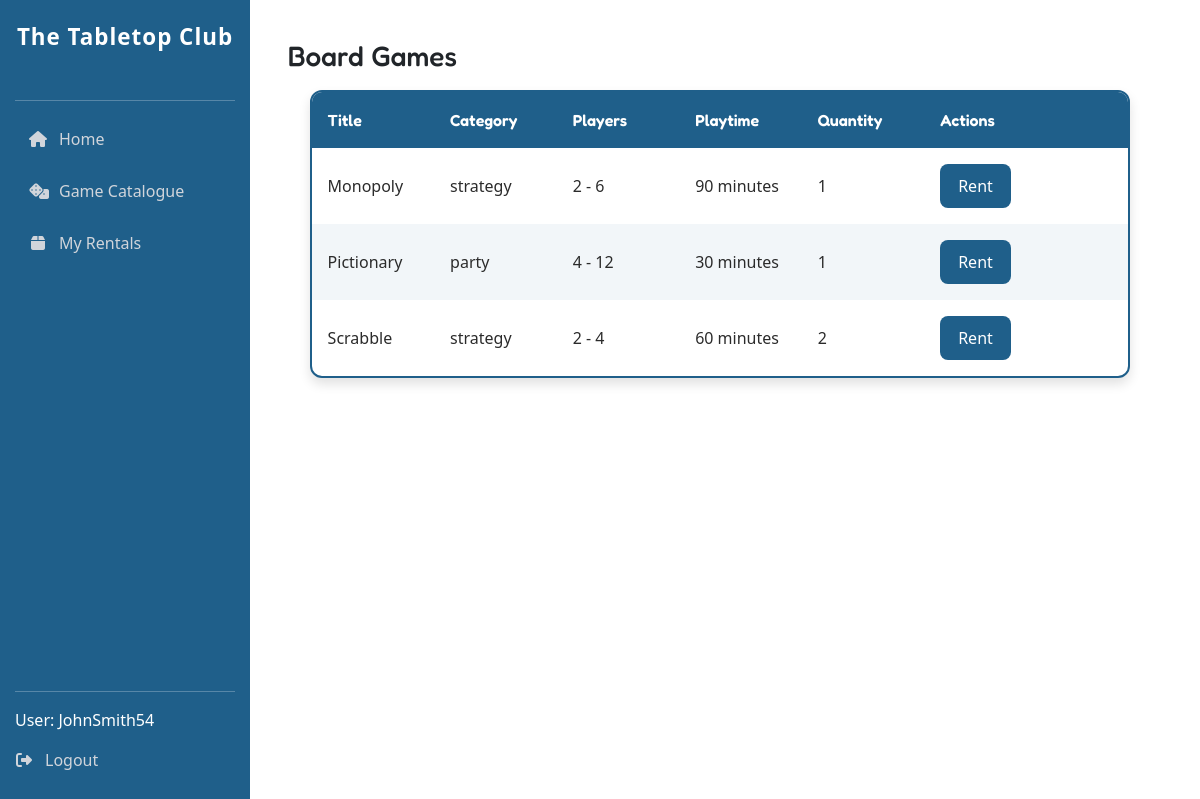
Before: /game_catalogue/ (signed in) with the older database file.
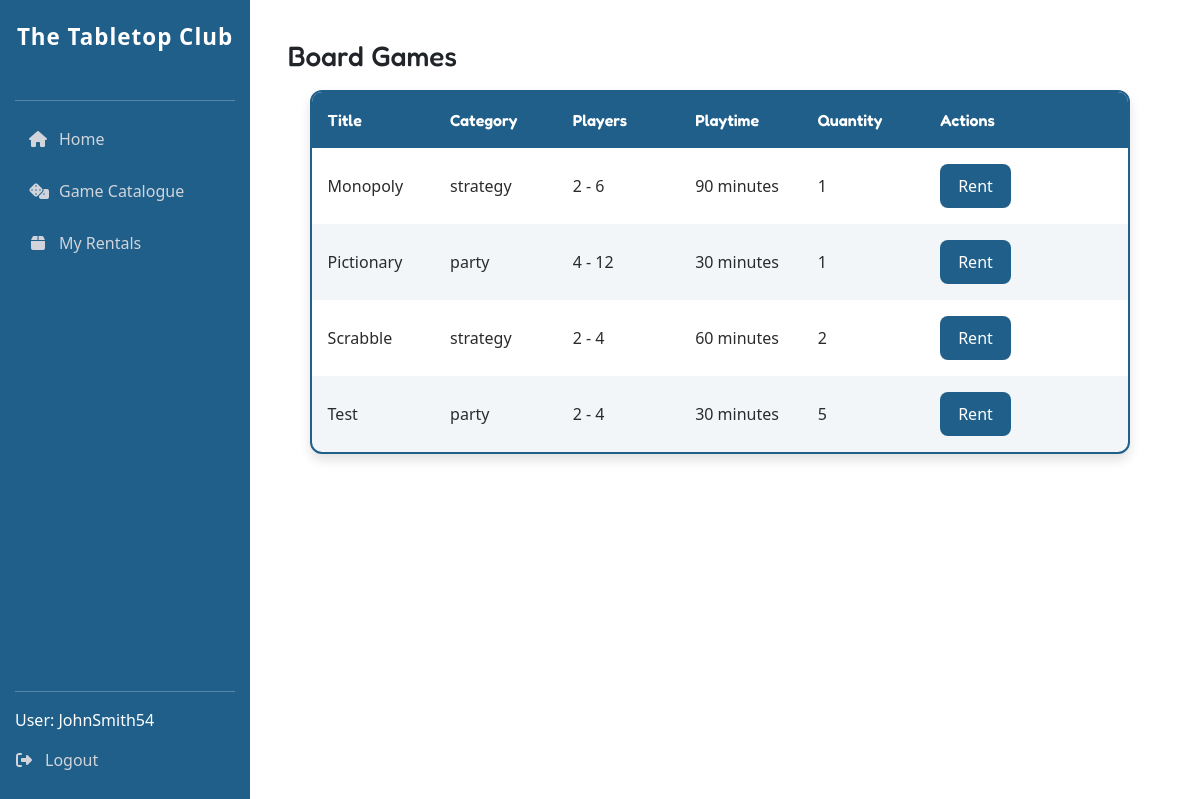
After: the same page with the newer database file.
### tabletop_club_app/models.py (models this page shows, shortened)
class BoardGame(models.Model):
    class Category(models.TextChoices):
        STRATEGY = 'strategy', 'Strategy'
        PARTY = 'party', 'Party'
    title = models.CharField(max_length=100, unique=True,)
    category = models.CharField(max_length=20, choices=Category.choices)
    min_players = models.PositiveIntegerField(validators=[MinValueValidator(1)])
    max_players = models.PositiveIntegerField(validators=[MinValueValidator(1)])
    playtime_minutes = models.PositiveIntegerField(validators=[MinValueValidator(1)])
    quantity = models.PositiveIntegerField(default=1, validators=[MinValueValidator(1)])
    class Meta:
        ordering = ['title']

### tabletop_club_app/views.py (the view)
# urls.py: path('game_catalogue/', views.game_catalogue, name='game_catalogue'),
@login_required
def game_catalogue(request):
    game_list = BoardGame.objects.all().order_by('title')
    return render(request, 'game_catalogue.html', {'games': game_list})

### tabletop_club_app/templates/game_catalogue.html (shortened to what this page needs)
{% extends 'base.html' %}
{% block content %}
<div class="container">
        <div class="board-games">
            <div class="game_header_table d-flex justify-content-between align-items-center flex-wrap gap-2 mb-3">
                <h3 class="mb-0">Board Games</h3>
            </div>
    {% if games %}
        <div class="table-wrapper">
            <table class="table_scroll">
                <thead>
                    <tr>
                        <th>Title</th>
                        <th>Category</th>
                        <th>Players</th>
                        <th>Playtime</th>
                        <th>Quantity</th>
                        <th>Actions</th>
                    </tr>
                </thead>
                <tbody>
                    {% for game in games %}
                        <tr>
                            <td>{{ game.title }}</td>
                            <td>{{ game.category }}</td>
                            <td>{{ game.min_players }} - {{ game.max_players }}</td>
                            <td>{{ game.playtime_minutes }} minutes</td>
                            <td>{{ game.quantity }}</td>
                            <td>
                            {% if user.is_staff %}
                                <a href="{% url 'edit_board_game' game.pk %}" class="btn-primary">Edit</a>
                                <a href="{% url 'delete_board_game' game.pk %}" class="btn-secondary">Delete</a>
                            {% else %}
                                <form method="post" action="{% url 'rent_game' game.id %}">
                                    <button type="submit" class="btn-primary">Rent</button>
                                </form>
                            {% endif %}
                            </td>
                        </tr>
                    {% endfor %}
                    </tbody>
                </table>
            </div>
        {% else %}
            <p class="text-muted mb-0">No games found.</p>
        {% endif %}
        </div>
    </div>
{% endblock %}

### tabletop_club_app/templates/base.html (shortened to what this page needs)
{% load static %}
<!DOCTYPE html>
<html lang="en">
    <head>
        <link rel="stylesheet" href="{% static 'stylesheet.css' %}"/>
        <link href="https://cdn.jsdelivr.net/npm/bootstrap@5.3.0/dist/css/bootstrap.min.css" rel="stylesheet">
    </head>
    <body>
        <div class="container-fluid">
            <div class="row">
                <div class="d-none d-lg-flex p-0">
                    <div class="sidebar-desktop">
                        <div class="sidebar-header">
                            <div class="sidebar-title">The Tabletop Club</div>
                        </div>
                        <hr>
                        <ul class="sidebar-nav">
                            <li>
                                {% if user.is_staff %}
                                <a class="sidebar-link" href="/admin_home">
                                {% else %}
                                <a class="sidebar-link" href="/member_home">
                                {% endif %}
                                    <i class="fa-solid fa-house"></i>
                                    <span>Home</span>
                                </a>
                            </li>
                            <li>
                                <a class="sidebar-link" href="/game_catalogue">
                                    <i class="fa-solid fa-dice"></i>
                                    <span>Game Catalogue</span>
                                </a>
                            </li>
                            {% if not user.is_staff %}
                            <li>
                                <a class="sidebar-link" href="/my_rentals">
                                    <i class="fa-solid fa-box"></i>
                                    <span>My Rentals</span>
                                </a>
                            </li>
                            {% endif %}
                        </ul>
                        <hr>
                        <div class="sidebar-footer">
                        <p>User: {{ request.user.username }}</p>
                        <form method="post" action="{% url 'logout' %}">
                            <button type="submit" class="sidebar-link logout-link logout-button">
                                <i class="fa-solid fa-right-from-bracket"></i>
                                <span>Logout</span>
                            </button>
                        </form>
                    </div>
                    </div>
                </div>
                <div class="main_body col p-4">
                    <div class="container-fluid">
                        <main>
                            {% block content %}{% endblock %}
                        </main>
                    </div>
                </div>
            </div>
        </div>
    </body>
</html>

### tabletop_club_app/static/stylesheet.css (style rules this page uses)
:root { --bg: #F6F3EA; --card: #FFFFFF; --primary: #1F5F8A; --secondary: #6BAED6; --success: #2E8B57; --success-secondary: #246C44; --success-bg: #e6f4ea; --danger: #E63946; --danger-secondary: #C52834; --danger-bg: #ffe5e5; --text: #2B2B2B; --shadow: 0 6px 12px rgba(0,0,0,0.12); }
body { font-family: "Inter", sans-serif; color: var(--text); background: var(--bg); }
h1, h2, h3, h4, h5 { font-family: "Fredoka", sans-serif; font-size: 1.8rem; font-weight: 600; }
.sidebar-desktop, .sidebar-mobile { position: fixed; top: 0; left: 0; height: 100vh; overflow-y: auto; z-index: 1050; }
@media (min-width: 1200px) and (max-width: 1399px) { .sidebar-desktop { width: 280px; } }
@media (min-width: 1200px) and (max-width: 1399px) { .main_body { margin-left: 280px; } }
@media (min-width: 992px) and (max-width: 1200px) { .sidebar-desktop { width: 240px; } }
@media (min-width: 992px) and (max-width: 1200px) { .main_body { margin-left: 240px; } }
.btn-primary { background: var(--primary); color: white; border: none; padding: 10px 18px; border-radius: 8px; font-weight: 500; text-decoration: none; }
.sidebar-desktop { width: 250px; height: 100vh; background: var(--primary); color: white; display: flex; flex-direction: column; padding: 20px 15px; }
.sidebar-header { text-align: center; margin-bottom: 30px; }
.sidebar-title { font-size: 1.4rem; font-weight: 600; letter-spacing: 1px; }
.sidebar-nav { list-style: none; padding: 0; margin: 0; flex-grow: 1; }
.sidebar-link { display: flex; align-items: center; gap: 12px; padding: 10px 14px; margin-bottom: 8px; text-decoration: none; color: #d1d5db; border-radius: 8px; transition: all 0.2s ease; }
.sidebar-link i { width: 18px; text-align: center; }
.sidebar-footer { margin-top: auto; }
.logout-button { background: none; border: none; padding: 0; width: 100%; text-align: left; display: flex; align-items: center; }
.table-wrapper { width: 95%; margin: 0.8rem auto; background-color: var(--card); border: 2px solid var(--primary); border-radius: 12px; box-shadow: var(--shadow); overflow: hidden; }
.table_scroll { overflow: auto; max-height: 60vh; }
.table-wrapper table { width: 100%; min-width: 700px; border-collapse: separate; border-spacing: 0; background-color: transparent; color: var(--text) }
.table-wrapper th, .table-wrapper td { padding: 1rem; text-align: left; vertical-align: middle; min-width: 120px; white-space: nowrap; }
.table-wrapper td { min-height: 36px; }
.table-wrapper th:last-child, .table-wrapper td:last-child { min-width: 200px; }
.table-wrapper thead th { position: sticky; top: 0; z-index: 2; background-color: var(--primary); color: #ffffff; font-family: "Fredoka", sans-serif; font-weight: 600; }
.table-wrapper tbody tr:nth-child(even) td { background-color: rgba(42, 111, 151, 0.06); }

Changed rows visible on the page:
added BoardGame: title "Test", category "party", min_players "2", max_players "4", playtime_minutes "30", quantity "5"
